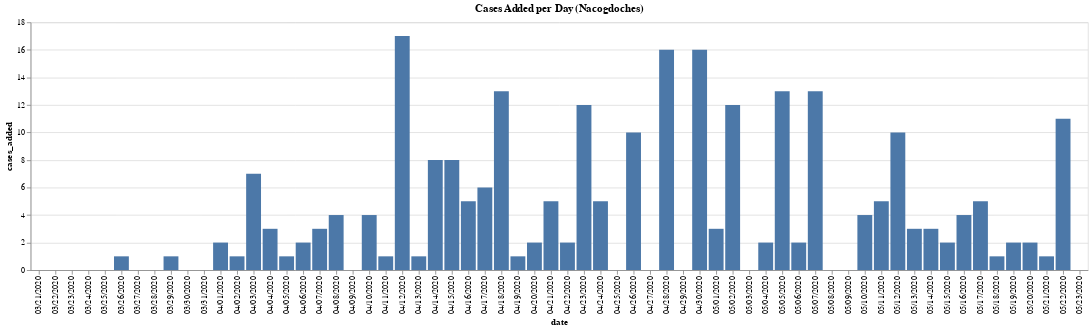

This figure's notebook cell:
### Markdown cell above
So far the graph isn't exactly exponential, but it's not exactly linear either.  We're flattening the curve, but the exact slope of that the flattened curve is still being negotiated.

4/4/20: It's starting to get a little bit exponential.

5/13/20: The graph has remained linear / flat for a long time.

### Code cell
county_name = "Nacogdoches"

deltas = []
prevdate = min_date
currdate = prevdate + dt.timedelta(days=1)
while currdate <= max_date:
  
    currdate_text = datestamp(currdate)
    prevdate_text = datestamp(prevdate)
    
    currdate_total = df_num_cases.loc[(df_num_cases["county"] == county_name) & (df_num_cases["date"] == currdate_text)]["num_cases"].astype('int32').sum()
    prevdate_total = df_num_cases.loc[(df_num_cases["county"] == county_name) & (df_num_cases["date"] == prevdate_text)]["num_cases"].astype('int32').sum()
    
    deltas.append({
        "date": currdate_text,
        "cases_added": currdate_total - prevdate_total
    })
    
    prevdate = currdate
    currdate = prevdate + dt.timedelta(days=1)

df_deltas = pd.DataFrame(deltas)
#display(df_deltas)

total_cases = df_num_cases.loc[(df_num_cases["county"] == county_name) & (df_num_cases["date"] == currdate_text)]["num_cases"].astype('int32').sum()

import altair as alt
display(alt.Chart(df_deltas, title=f"Cases Added per Day ({county_name})").mark_bar().encode(
    x=alt.X('date', bin=False),
    y='cases_added'
))

print(f"{total_cases} total cases in Nacogdoches.")

### Figure 1 — Vega-Lite specification as saved in the notebook (floating-point values rounded to 4 significant figures)
{"config": {"view": {"continuousWidth": 400, "continuousHeight": 300}}, "data": {"name": "data-5fef4116d742dffa8f12d9131cd7fa1d"}, "mark": "bar", "encoding": {"x": {"type": "nominal", "bin": false, "field": "date"}, "y": {"type": "quantitative", "field": "cases_added"}}, "title": "Cases Added per Day (Nacogdoches)", "$schema": "https://vega.github.io/schema/vega-lite/v4.0.2.json", "datasets": {"data-5fef4116d742dffa8f12d9131cd7fa1d": [{"date": "03/21/2020", "cases_added": 0}, {"date": "03/22/2020", "cases_added": 0}, {"date": "03/23/2020", "cases_added": 0}, {"date": "03/24/2020", "cases_added": 0}, {"date": "03/25/2020", "cases_added": 0}, {"date": "03/26/2020", "cases_added": 1}, {"date": "03/27/2020", "cases_added": 0}, {"date": "03/28/2020", "cases_added": 0}, {"date": "03/29/2020", "cases_added": 1}, {"date": "03/30/2020", "cases_added": 0}, {"date": "03/31/2020", "cases_added": 0}, {"date": "04/01/2020", "cases_added": 2}, {"date": "04/02/2020", "cases_added": 1}, {"date": "04/03/2020", "cases_added": 7}, {"date": "04/04/2020", "cases_added": 3}, {"date": "04/05/2020", "cases_added": 1}, {"date": "04/06/2020", "cases_added": 2}, {"date": "04/07/2020", "cases_added": 3}, {"date": "04/08/2020", "cases_added": 4}, {"date": "04/09/2020", "cases_added": 0}, {"date": "04/10/2020", "cases_added": 4}, {"date": "04/11/2020", "cases_added": 1}, {"date": "04/12/2020", "cases_added": 17}, {"date": "04/13/2020", "cases_added": 1}, {"date": "04/14/2020", "cases_added": 8}, {"date": "04/15/2020", "cases_added": 8}, {"date": "04/16/2020", "cases_added": 5}, {"date": "04/17/2020", "cases_added": 6}, {"date": "04/18/2020", "cases_added": 13}, {"date": "04/19/2020", "cases_added": 1}, {"date": "04/20/2020", "cases_added": 2}, {"date": "04/21/2020", "cases_added": 5}, {"date": "04/22/2020", "cases_added": 2}, {"date": "04/23/2020", "cases_added": 12}, {"date": "04/24/2020", "cases_added": 5}, {"date": "04/25/2020", "cases_added": 0}, {"date": "04/26/2020", "cases_added": 10}, {"date": "04/27/2020", "cases_added": 0}, {"date": "04/28/2020", "cases_added": 16}, {"date": "04/29/2020", "cases_added": 0}, {"date": "04/30/2020", "cases_added": 16}, {"date": "05/01/2020", "cases_added": 3}, {"date": "05/02/2020", "cases_added": 12}, {"date": "05/03/2020", "cases_added": 0}, {"date": "05/04/2020", "cases_added": 2}, {"date": "05/05/2020", "cases_added": 13}, {"date": "05/06/2020", "cases_added": 2}, {"date": "05/07/2020", "cases_added": 13}, {"date": "05/08/2020", "cases_added": 0}, {"date": "05/09/2020", "cases_added": 0}, {"date": "05/10/2020", "cases_added": 4}, {"date": "05/11/2020", "cases_added": 5}, {"date": "05/12/2020", "cases_added": 10}, {"date": "05/13/2020", "cases_added": 3}, {"date": "05/14/2020", "cases_added": 3}, {"date": "05/15/2020", "cases_added": 2}, {"date": "05/16/2020", "cases_added": 4}, {"date": "05/17/2020", "cases_added": 5}, {"date": "05/18/2020", "cases_added": 1}, {"date": "05/19/2020", "cases_added": 2}, {"date": "05/20/2020", "cases_added": 2}, {"date": "05/21/2020", "cases_added": 1}, {"date": "05/22/2020", "cases_added": 11}, {"date": "05/23/2020", "cases_added": 0}]}}
